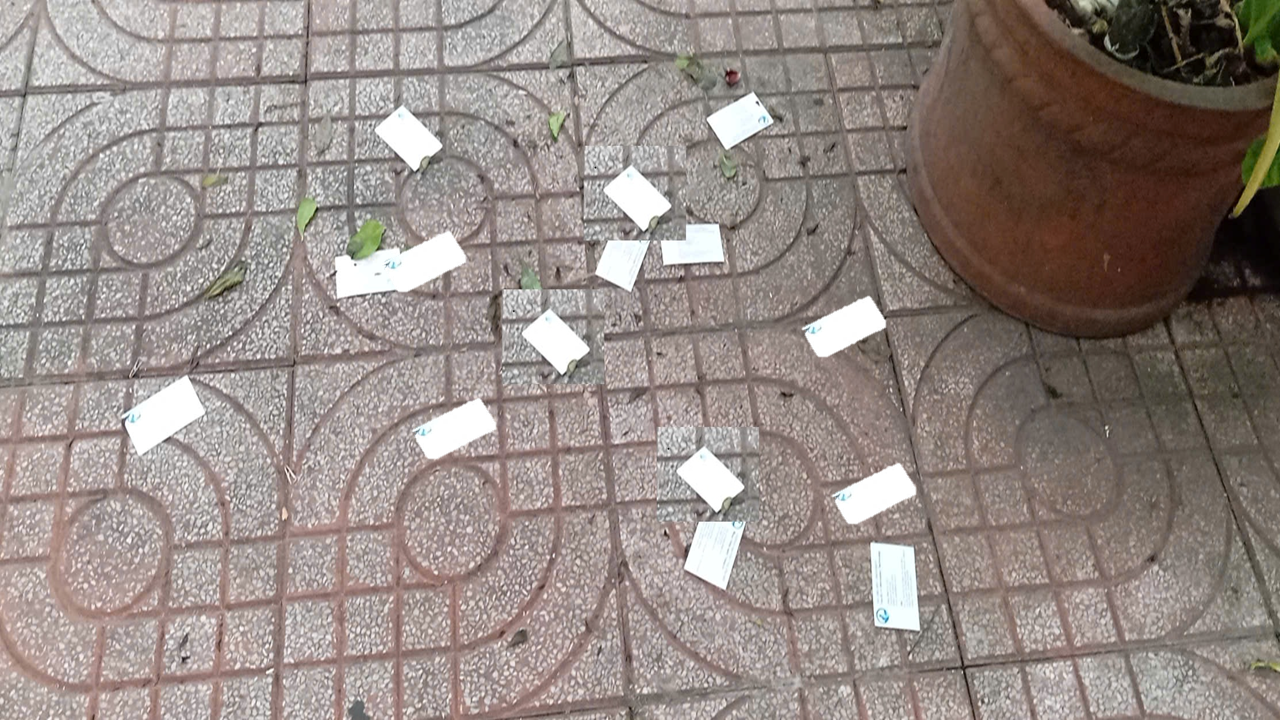
#> input picture HK2_Computer Vision/2.Lab2/visit1.png, 1280 x 720 px
$ python test.py
#> lines starting #> are read from the running program, lines starting #| are printed output that depends on the picture; after the words box and inside, x2 and y2 are one past the last pixel; in counts of white or black regions, pixels touching at a corner belong together
import cv2
import numpy as np
import matplotlib.pyplot as plt
from scipy import ndimage
# Đọc hình ảnh
image = cv2.imread('visit1.png', cv2.IMREAD_GRAYSCALE)
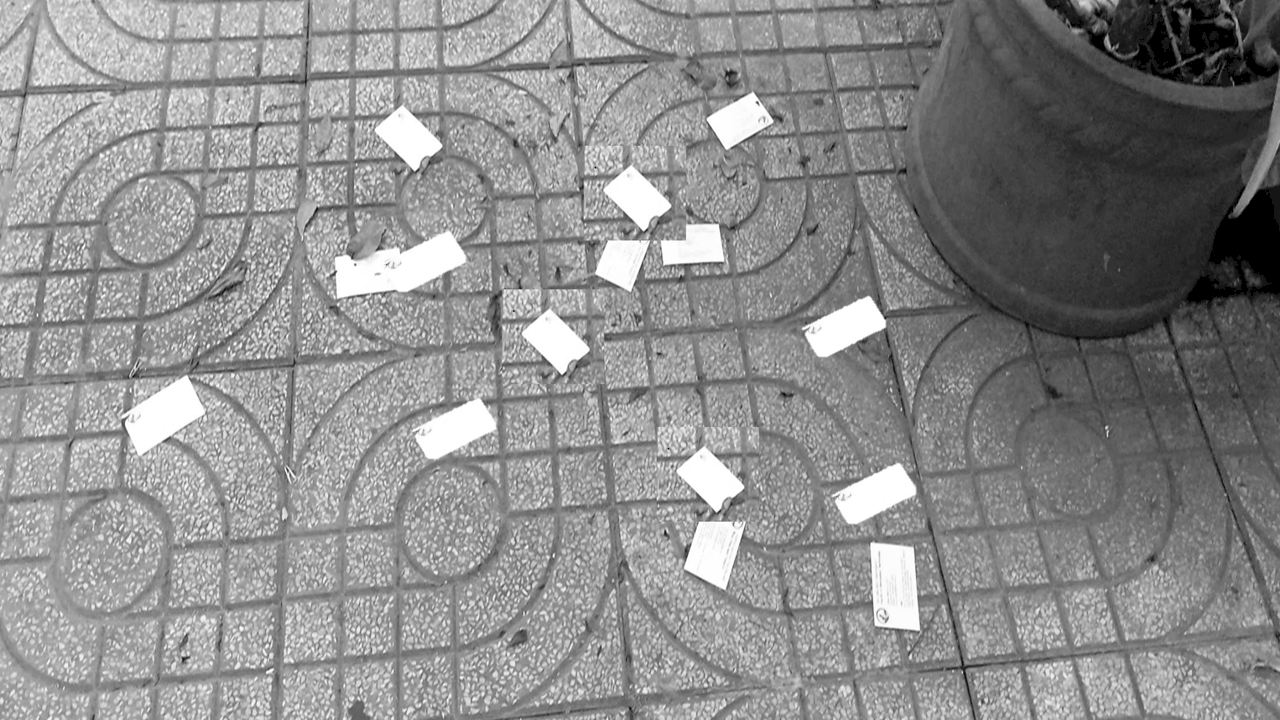
#> image: shape (720, 1280); min 0, max 255, mean 140.3

# ham threshold se so sanh tung pixel voi nguong (thresh=220), neu pixel > nguong thi gan pixel = 1, nguoc lai gan = 0
ret, binary = cv2.threshold(image, thresh=220, maxval=1, type=cv2.THRESH_BINARY)
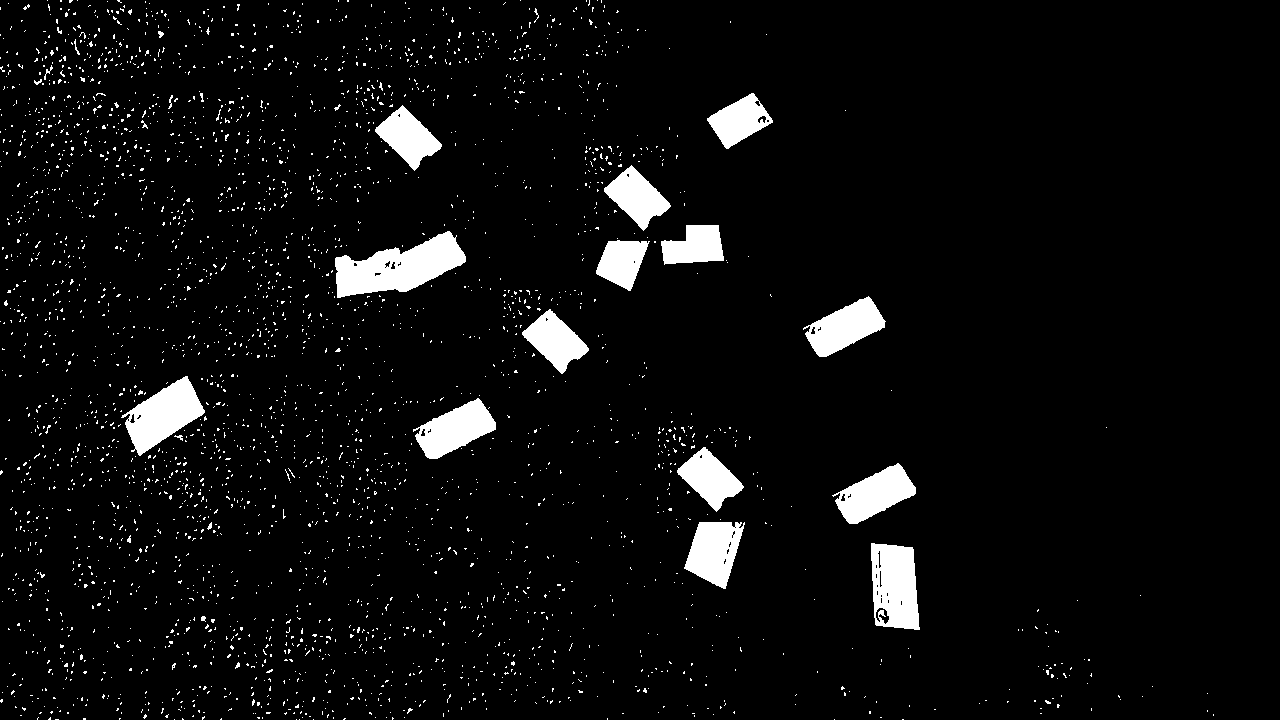
#> binary: shape (720, 1280); values 0 (black) and 1 (white), 5.1% white; 3085 white regions (3059 under 20 px), largest, box (x1, y1, x2, y2) and area: (335, 231, 466, 298) 4766, (871, 543, 920, 630) 3435, (121, 376, 205, 456) 3296

# Tạo kernel
kernel = np.ones((15, 15), np.uint8)
kerneld = np.ones((5, 5), np.uint8)

# Thực hiện Erosion
eroded_image = cv2.erode(binary, kernel, iterations=1)
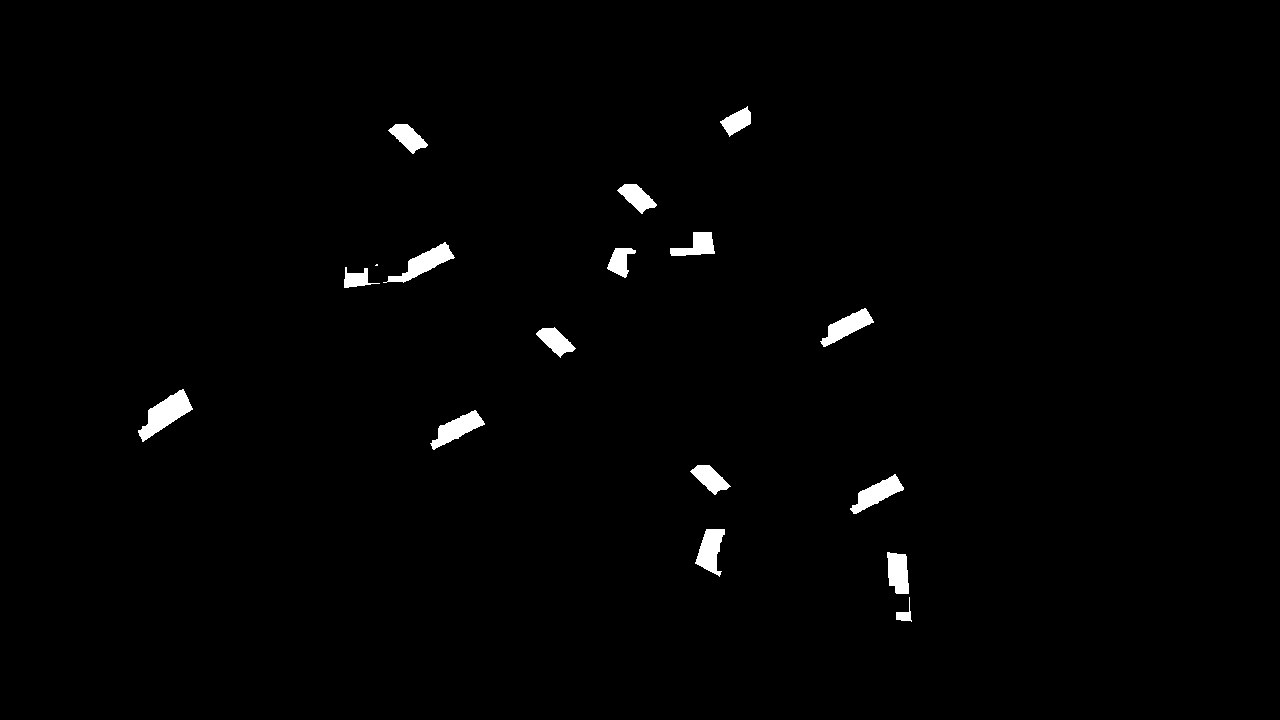
#> eroded_image: shape (720, 1280); values 0 (black) and 1 (white), 1.2% white; 17 white regions (1 under 20 px), largest, box (x1, y1, x2, y2) and area: (138, 389, 193, 442) 1227, (383, 242, 455, 283) 978, (430, 410, 485, 450) 896
# Thuc hien gian no
dilated_image = cv2.dilate(eroded_image, kerneld, iterations=1)
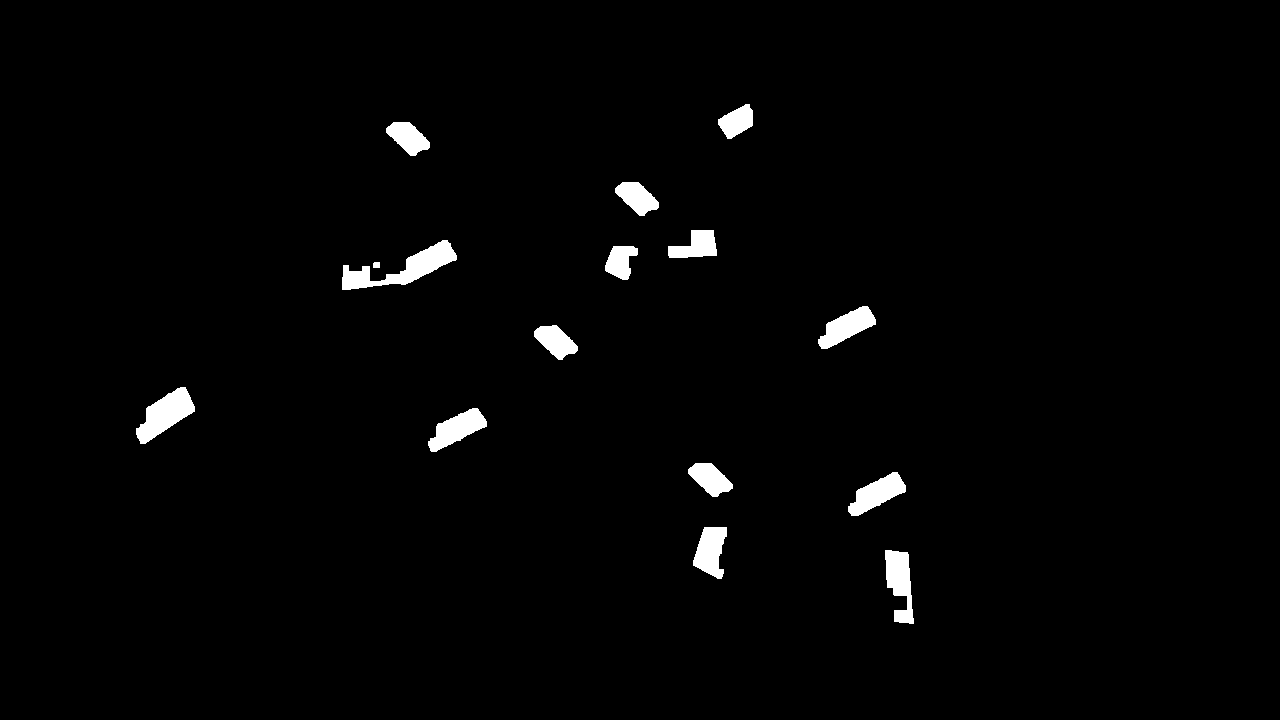
#> dilated_image: shape (720, 1280); values 0 (black) and 1 (white), 1.8% white; 15 white regions, largest, box (x1, y1, x2, y2) and area: (342, 240, 457, 290) 2078, (136, 387, 195, 444) 1675, (885, 550, 914, 624) 1341

# Dem doi tuong
labeled_img, num_object = ndimage.label(dilated_image)
#> labeled_img: shape (720, 1280) int32; 16 distinct labels, from 0 to 15
#> num_object = 15

# [5 lines of commented-out code are left out]

plt.figure(figsize=(12, 8))


plt.subplot(2, 2, 1)
plt.imshow(binary, cmap='gray')
plt.title("Binary Image")


plt.subplot(2, 2, 2)
plt.imshow(eroded_image, cmap='gray')
plt.title("Eroded Image")

plt.subplot(2, 2, 3)
plt.imshow(dilated_image, cmap='gray')
plt.title("Dilated Image")

plt.subplot(2, 2, 4)
plt.imshow(labeled_img, cmap='gray')
plt.title(f"Count {num_object} In Image")

plt.show()
